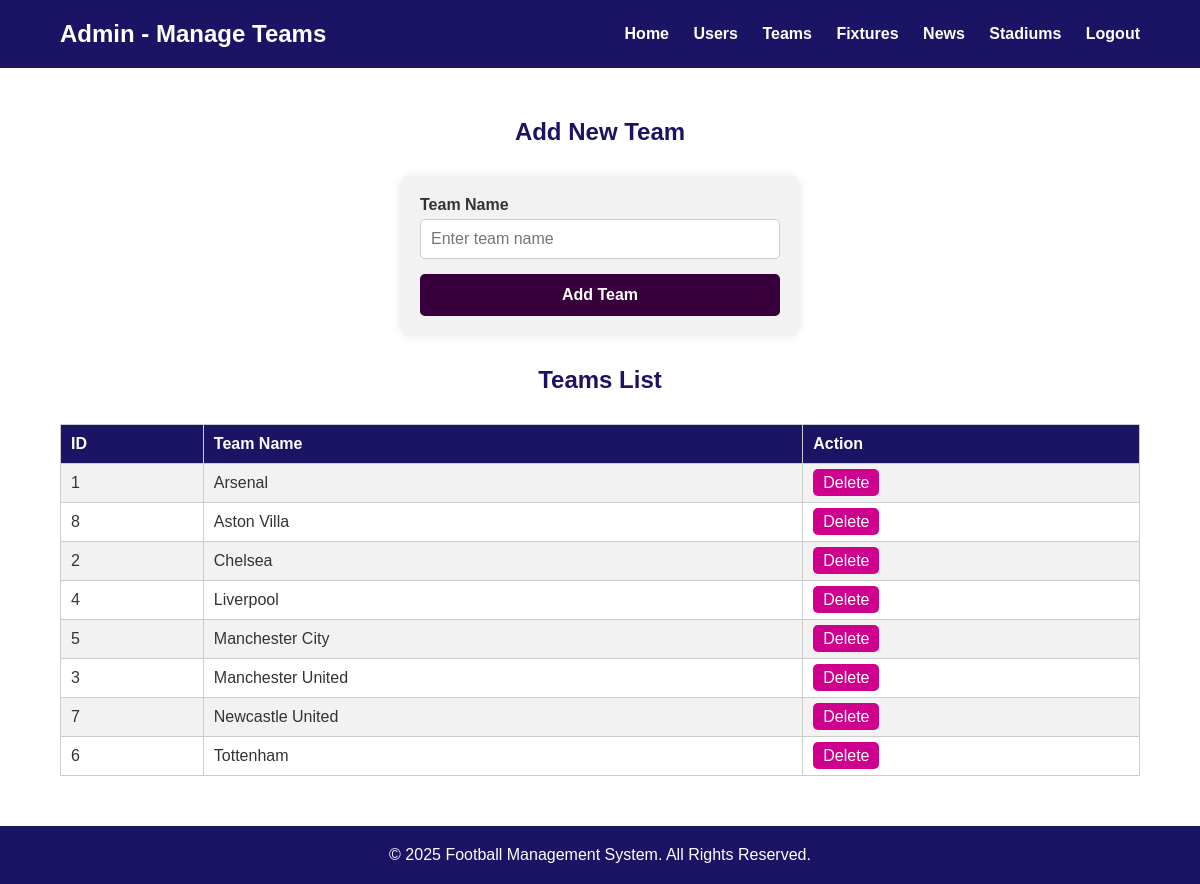
Page /admin/teams_manage.php (signed in) on the committed database.
### tables this page shows
CREATE TABLE `teams` (
  `id` int(11) NOT NULL AUTO_INCREMENT,
  `team_name` varchar(100) NOT NULL,
  PRIMARY KEY (`id`)
);

### admin/teams_manage.php (the view, shortened to what this page needs)
<?php
include('../php/db_connect.php');
$teams_result = $conn->query("SELECT id, team_name FROM teams ORDER BY team_name ASC");
?>
<!DOCTYPE html>
<html lang="en">
<head>
<link rel="stylesheet" href="../css/style.css">
</head>
<body>
<header>
    <div class="container">
        <h1>Admin - Manage Teams</h1>
        <nav>
            <a href="../index.php">Home</a>
            <a href="users_manage.php">Users</a>
            <a href="teams_manage.php">Teams</a>
            <a href="fixtures_manage.php">Fixtures</a>
            <a href="news_manage.php">News</a>
            <a href="stadiums_manage.php">Stadiums</a>
            <a href="../php/logout.php">Logout</a>
        </nav>
    </div>
</header>
<main>
    <div class="container">
        <h2>Add New Team</h2>
        <div class="form-container">
            <form method="POST">
                <label for="team_name">Team Name</label>
                <input type="text" id="team_name" name="team_name" placeholder="Enter team name" required>
                <button type="submit">Add Team</button>
            </form>
        </div>
        <h2>Teams List</h2>
        <table>
            <tr>
                <th>ID</th>
                <th>Team Name</th>
                <th>Action</th>
            </tr>
            <?php while($team = $teams_result->fetch_assoc()): ?>
            <tr>
                <td><?= htmlspecialchars($team['id']) ?></td>
                <td><?= htmlspecialchars($team['team_name']) ?></td>
                <td>
                    <a href="teams_manage.php?delete_id=<?= $team['id'] ?>" class="delete-btn" onclick="return confirm('Are you sure you want to delete this team?')">Delete</a>
                </td>
            </tr>
            <?php endwhile; ?>
        </table>
    </div>
</main>
<footer>
    <p>&copy; 2025 Football Management System. All Rights Reserved.</p>
</footer>
</body>
</html>

### css/style.css (style rules this page uses)
* { margin: 0; padding: 0; box-sizing: border-box; font-family: 'Montserrat', Arial, sans-serif; }
:root { --primary-purple: #1B1464; --accent-yellow: #FFB400; --white: #FFFFFF; --dark-gray: #333333; --pl-purple: #37003c; --pl-pink: #d0008f; }
body { background-color: var(--white); color: var(--dark-gray); }
header { background-color: var(--primary-purple); color: var(--white); padding: 20px 0; }
header .container { width: 90%; max-width: 1200px; margin: 0 auto; display: flex; justify-content: space-between; align-items: center; }
header h1 { font-size: 24px; font-weight: bold; }
header nav a { color: var(--white); text-decoration: none; margin-left: 20px; font-weight: bold; transition: color 0.3s; }
footer { background-color: var(--primary-purple); color: var(--white); text-align: center; padding: 20px 0; margin-top: 50px; }
.form-container { max-width: 400px; margin: 80px auto; padding: 30px; background-color: #f2f2f2; border-radius: 10px; box-shadow: 0 0 10px rgba(0,0,0,0.1); text-align: center; }
.form-container label { display: block; text-align: left; margin-bottom: 5px; font-weight: bold; }
.form-container input, .form-container select { width: 100%; padding: 10px; margin-bottom: 15px; border-radius: 5px; border: 1px solid #ccc; font-size: 16px; }
.form-container button { width: 100%; padding: 12px; background-color: var(--primary-purple); color: var(--white); font-size: 16px; font-weight: bold; border: none; border-radius: 5px; cursor: pointer; }

### admin/teams_manage.php (style rules this page uses)
.container { width: 90%; max-width: 1200px; margin: 50px auto; }
h2 { color: #1B1464; text-align: center; margin-bottom: 30px; }
table { width: 100%; border-collapse: collapse; margin-bottom: 30px; }
table, th, td { border: 1px solid #ccc; }
th, td { padding: 10px; text-align: left; }
th { background-color: #1B1464; color: #fff; }
tr:nth-child(even) { background-color: #f2f2f2; }
a.delete-btn { background-color: #d0008f; color: #fff; padding: 5px 10px; border-radius: 5px; text-decoration: none; transition: 0.2s; }
.form-container { max-width: 400px; margin: 30px auto; padding: 20px; background: #f2f2f2; border-radius: 12px; box-shadow: 0 0 10px rgba(0,0,0,0.1); }
.form-container label { display: block; text-align: left; margin-bottom: 5px; font-weight: bold; }
.form-container input { width: 100%; padding: 10px; margin-bottom: 15px; border-radius: 5px; border: 1px solid #ccc; }
.form-container button { padding: 12px; background-color: #37003c; color: #fff; border: none; border-radius: 5px; cursor: pointer; }

### rows in the picture
teams: id "1", team_name "Arsenal"
teams: id "8", team_name "Aston Villa"
teams: id "2", team_name "Chelsea"
teams: id "4", team_name "Liverpool"
teams: id "5", team_name "Manchester City"
teams: id "3", team_name "Manchester United"
teams: id "7", team_name "Newcastle United"
teams: id "6", team_name "Tottenham"
